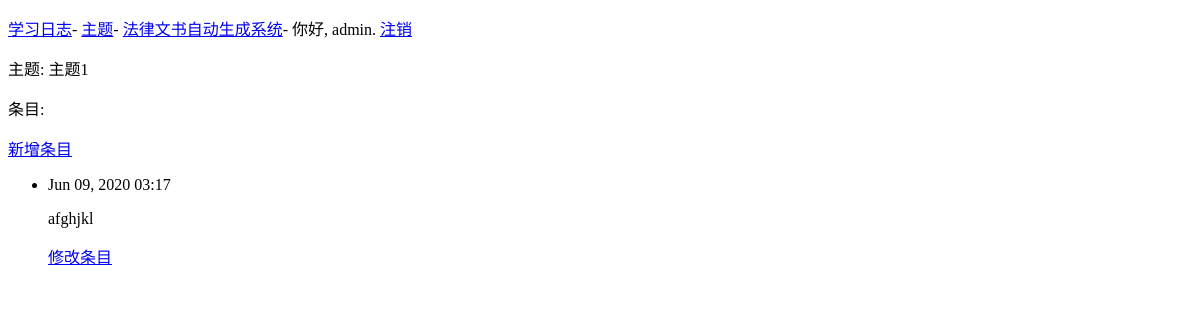
The app's page /topic/1 (signed in), older data.
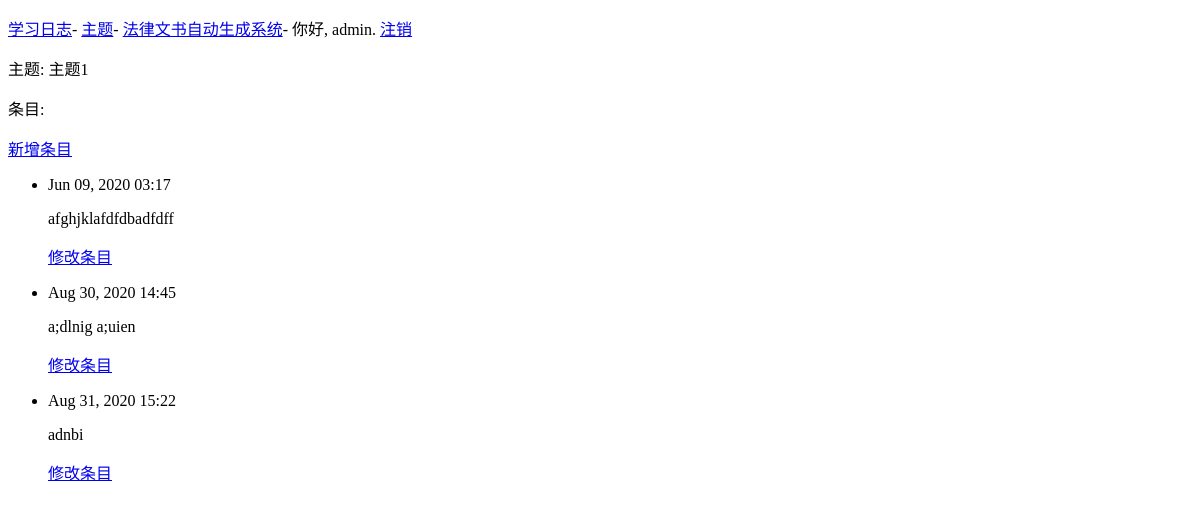
The same page, newer data.
### app01/models.py (models this page shows, shortened)
class Topic(models.Model):
    text = models.CharField(max_length=200)
    date_added = models.DateTimeField(auto_now_add=True)
    owner = models.ForeignKey(User, on_delete=models.CASCADE)
    def __str__(self):
        return self.text

class Entry(models.Model):
    topic = models.ForeignKey(Topic, on_delete=models.CASCADE)
    text = models.TextField()
    date_added = models.DateTimeField(auto_now_add=True)
    class Meta:
        verbose_name_plural = 'entries'

### app01/deco01.py (the view)
    def wrap(request, topic_id):
        topic = Topic.objects.get(id=topic_id)
        if topic.owner != request.user:
            raise Http404
        else:
            return f(request, topic_id)

### app01/deco01.py (called while the page is built)
def no_own_no_use(f):
    def wrap(request, topic_id):
        topic = Topic.objects.get(id=topic_id)
        if topic.owner != request.user:
            raise Http404
        else:
            return f(request, topic_id)
    return wrap

### app01/views.py (called while the page is built)
@login_required
@no_own_no_use  # 禁止非拥有者访问主题
def topic(request, topic_id):
    topic = Topic.objects.get(id=topic_id)
    entries = topic.entry_set.order_by('date_added')
    context = {'topic': topic, 'entries': entries}
    return render(request, 'app01/topic.html', context)

### app01/templates/app01/topic.html (shortened to what this page needs)
<!DOCTYPE html>
<html lang="en">
<head>
</head>
<body>
{% extends 'app01/base.html' %}
{% block content %}
<p>主题: {{ topic }}</p>
<p>条目:</p>
<a href="{% url 'app01:new_entry' topic.id %}">新增条目</a>
<ul>
    {% for entry in entries %}
    <li>
        <p>{{ entry.date_added|date:'M d, Y H:i' }}</p>
        <p>{{ entry.text|linebreaks }}</p>
        <a href="{% url 'app01:edit_entry' entry.id %}">修改条目</a>
    </li>
    {% empty %}
    <li>
        还没有添加任何条目
    </li>
    {% endfor %}
</ul>
{% endblock content %}

### app01/templates/app01/base.html (shortened to what this page needs)
<!DOCTYPE html>
<p>
    <a href="{% url 'app01:index' %}">学习日志</a>-
    <a href="{% url 'app01:topics' %}">主题</a>-
    <a href="{% url 'make_document:index'%}">法律文书自动生成系统</a>-
    {% if user.is_authenticated %}
    你好, {{ user.username }}.
    <a href="{% url 'users:logout' %}">注销</a>
    {% else %}
    <a href="{% url 'users:login' %}">登陆</a>-
    <a href="{% url 'users:register' %}">注册</a>
    {% endif %}
</p>
{% block content %}{% endblock content %}
<html lang="en">
<head>
</head>
<body>
</body>
</html>

Row changes from the older to the newer data that the page shows:
changed Entry: text "afghjkl" → "afghjklafdfdbadfdff"
added Entry: date_added "Aug 30, 2020 14:45", text "a;dlnig a;uien"
added Entry: date_added "Aug 31, 2020 15:22", text "adnbi"
